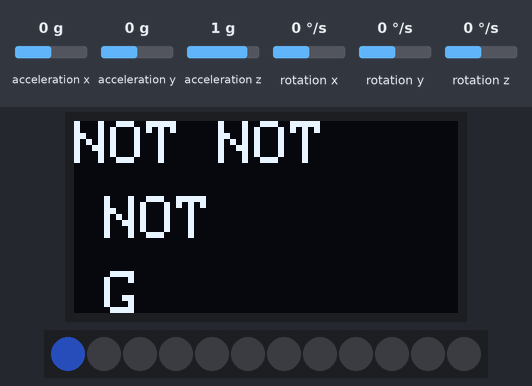
The sketch below on a simulated Arduino Uno, built with avr-gcc and run on an emulated ATmega328P. Shown: 128×64 one-colour display, 12 RGB LEDs in strip order, left to right. The test bench sets the inputs (shaded band); at power-on: acceleration x 0 g, acceleration y 0 g, acceleration z 1 g, rotation x 0 °/s, rotation y 0 °/s, rotation z 0 °/s. Dim RGB values are drawn brighter than linear; the display library's start-up logo is not drawn; what the sketch prints to the serial monitor is not drawn.

Above: at 0.81 s.
At 2.1 s:
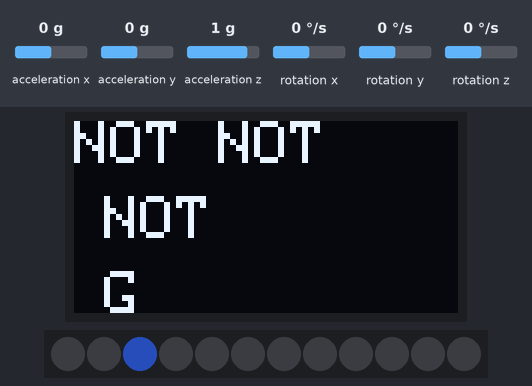
At 4.1 s:
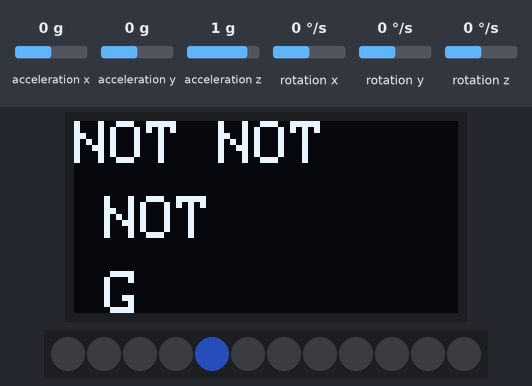
At 6.1 s:
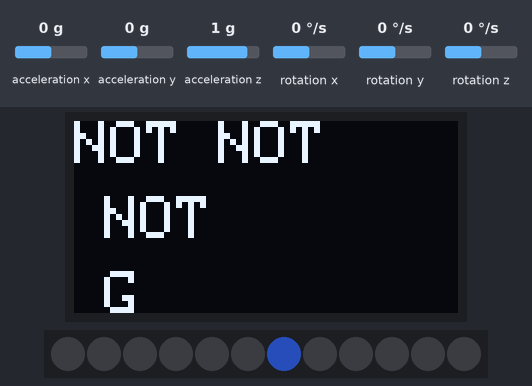
At 9.1 s:
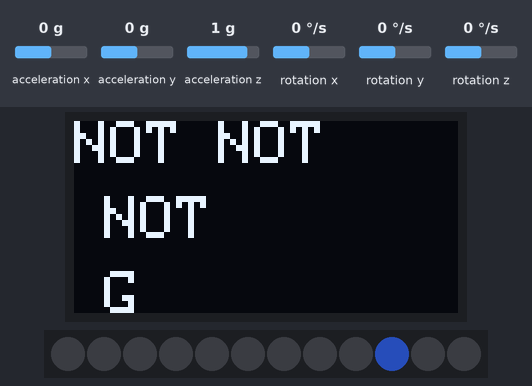
At 13.1 s:
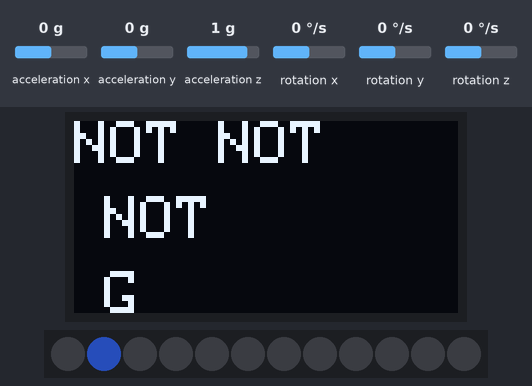

Measured:
- by itself, everything shown: repeats every 12.0 s, in 12 steps
- what the display in image 0 shows lasts 0.4 s, from 0.6 s to 1.0 s
- what the display in image 1 shows lasts 1.0 s, from 2.1 s to 3.1 s

The sketch:

NotNotTest.ino
```cpp
#define NUM_LEDS 12
#include "FastLED.h"
#define PIN 9
CRGB leds[NUM_LEDS];

#include <Wire.h>
#include <MPU6050.h>
MPU6050 mpu;

#include <SPI.h>
#include <Adafruit_GFX.h>
#include <Adafruit_SSD1306.h>
#include <Adafruit_I2CDevice.h>

#define SCREEN_WIDTH 128 // OLED display width, in pixels
#define SCREEN_HEIGHT 64 // OLED display height, in pixels

Adafruit_SSD1306 display(SCREEN_WIDTH, SCREEN_HEIGHT, &Wire, 6);


void setup() {
  Serial.begin(9600);

  FastLED.addLeds<WS2811, PIN, GRB>(leds, NUM_LEDS).setCorrection( TypicalLEDStrip );
  FastLED.setBrightness(255);

  //Initialize MPU6050
  while (!mpu.begin(MPU6050_SCALE_2000DPS, MPU6050_RANGE_2G))
  {
    Serial.println("Could not find a valid MPU6050 sensor, check wiring!");
    delay(500);
  }

  // SSD1306_SWITCHCAPVCC = generate display voltage from 3.3V internally
  if (!display.begin(SSD1306_SWITCHCAPVCC, 0x3C)) { // Address 0x3D for 128x64
    Serial.println(F("SSD1306 allocation failed"));
    for (;;); // Don't proceed, loop forever
  }

  display.display();
  delay(500); // Pause for 2 seconds
}

int lastPitch = 0, lastRoll = 0;
void loop() {

  for(int i = 0; i < 12; i++) {
    leds[i] = CHSV(0, 0, 0);
  }
  leds[int(millis()/1000)%12] = CHSV(150, 150, 150);

  FastLED.show();

  Vector normAccel = mpu.readNormalizeAccel();
  int pitch = (atan2(normAccel.XAxis, sqrt(normAccel.YAxis * normAccel.YAxis + normAccel.ZAxis * normAccel.ZAxis)) * 180.0) / M_PI;
  int roll = (atan2(normAccel.YAxis, normAccel.ZAxis) * 180.0) / M_PI;
  roll = sgn(roll)*(180 - abs(roll));
  //Serial.print(pitch-lastPitch);
  //Serial.print(" ");
  Serial.println(roll-lastRoll);

  display.clearDisplay();
  display.setTextSize(2); // Draw 2X-scale text
  display.setTextColor(SSD1306_WHITE);
  display.setCursor(0, 0);
  display.println("NOT NOT");
  display.setCursor(10, 25);
  display.println("NOT");
  display.setCursor(10, 50);
  display.println("G");
  display.display();

  lastPitch = pitch;
  lastRoll = roll;
  delay(10);
}

float sgn(float a) {
  if(a == 0) return 0;
  else if(a > 0) return 1;
  else return -1;
}
```
